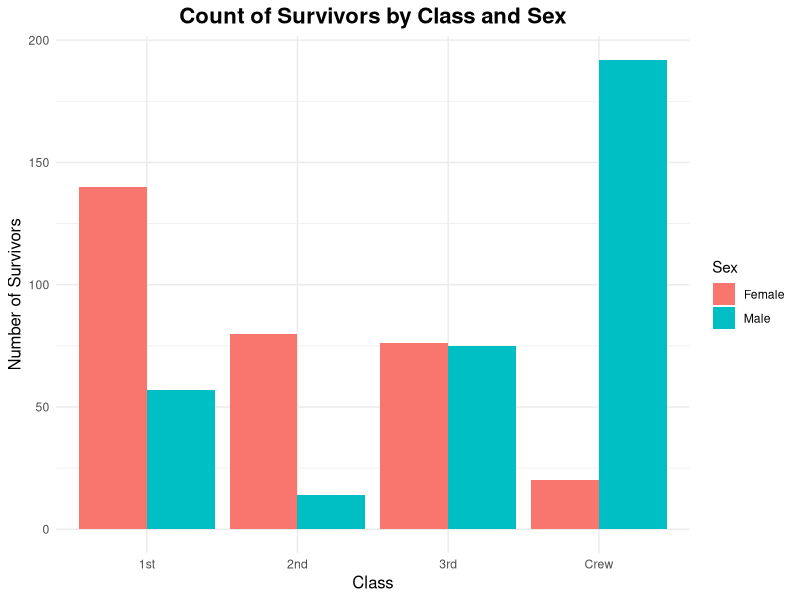
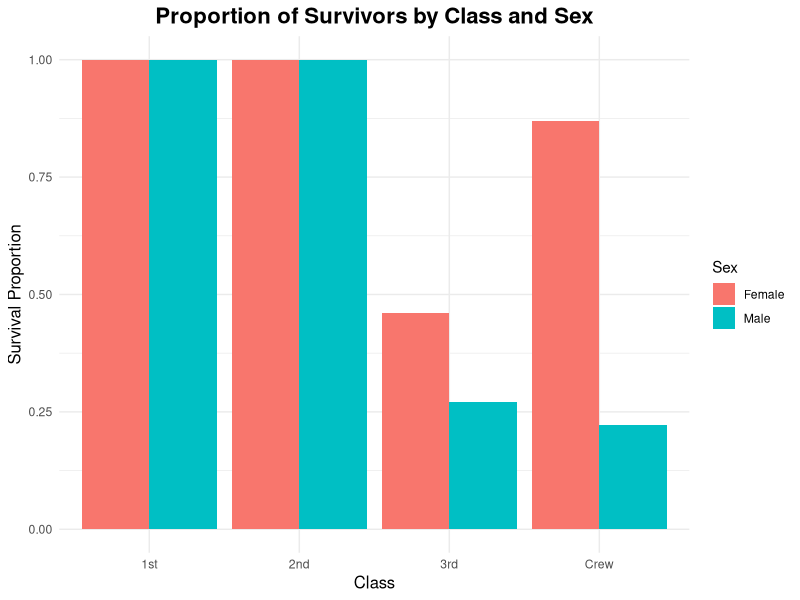
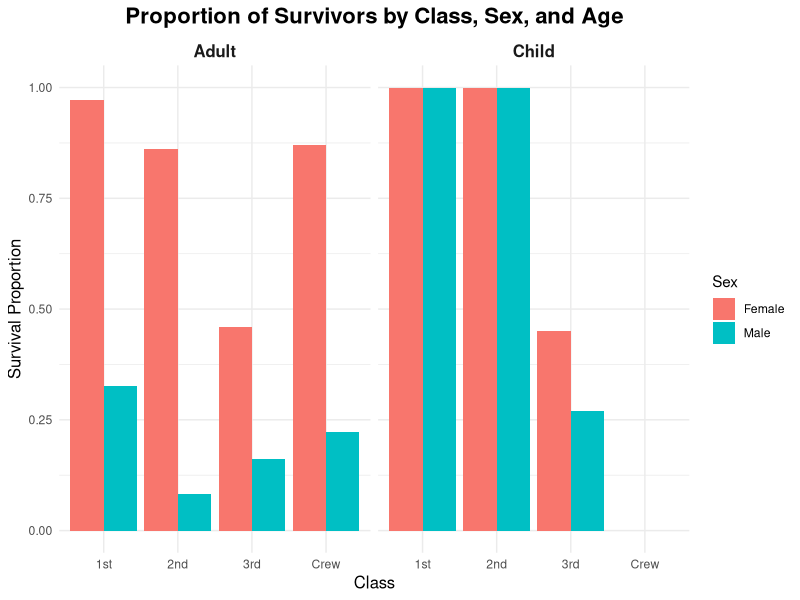

Recreate these plots in R, in order.
## ---- chunk 1
library(tidyverse)

df_titanic <- as_tibble(Titanic)
## ---- chunk 2
## TASK: Perform a `glimpse` of df_titanic
glimpse(df_titanic)
## ---- chunk 3
## NOTE: No need to edit! We'll cover how to
## do this calculation in a later exercise.
df_titanic %>% summarize(total = sum(n))
## ---- chunk 4
## TASK: Visualize counts against `Class` and `Sex`
ggplot(data = df_titanic %>% filter(Survived == "Yes"), aes(x = Class, y = n, fill = Sex)) +
  geom_bar(stat = "identity", position = "dodge") +
  labs(
    title = "Count of Survivors by Class and Sex",
    x = "Class",
    y = "Number of Survivors",
    fill = "Sex"
  ) +
  theme_minimal() +
  theme(
    plot.title = element_text(size = 16, face = "bold", hjust = 0.5),
    axis.title.x = element_text(size = 12),
    axis.title.y = element_text(size = 12),
    strip.text = element_text(size = 12, face = "bold")
  )
## ---- chunk 5
## NOTE: No need to edit! We'll cover how to
## do this calculation in a later exercise.
df_prop <-
  df_titanic %>%
  group_by(Class, Sex, Age) %>%
  mutate(
    Total = sum(n),
    Prop = n / Total
  ) %>%
  ungroup()
df_prop
## ---- chunk 6
ggplot(data = df_prop %>% filter(Survived == "Yes"), aes(x = Class, y = Prop, fill = Sex)) +
  geom_bar(stat = "identity", position = "dodge", na.rm = TRUE) +
  labs(
    title = "Proportion of Survivors by Class and Sex",
    x = "Class",
    y = "Survival Proportion",
    fill = "Sex"
  ) +
  theme_minimal() +
  theme(
    plot.title = element_text(size = 16, face = "bold", hjust = 0.5),
    axis.title.x = element_text(size = 12),
    axis.title.y = element_text(size = 12),
    strip.text = element_text(size = 12, face = "bold")
  )
## ---- chunk 7
ggplot(data = df_prop %>% filter(Survived == "Yes"), aes(x = Class, y = Prop, fill = Sex)) +
  geom_bar(stat = "identity", position = "dodge", na.rm = TRUE) +
  facet_grid(~Age) +
  labs(
    title = "Proportion of Survivors by Class, Sex, and Age",
    x = "Class",
    y = "Survival Proportion",
    fill = "Sex"
  ) +
  theme_minimal() +
  theme(
    plot.title = element_text(size = 16, face = "bold", hjust = 0.5),
    axis.title.x = element_text(size = 12),
    axis.title.y = element_text(size = 12),
    strip.text = element_text(size = 12, face = "bold")
  )
